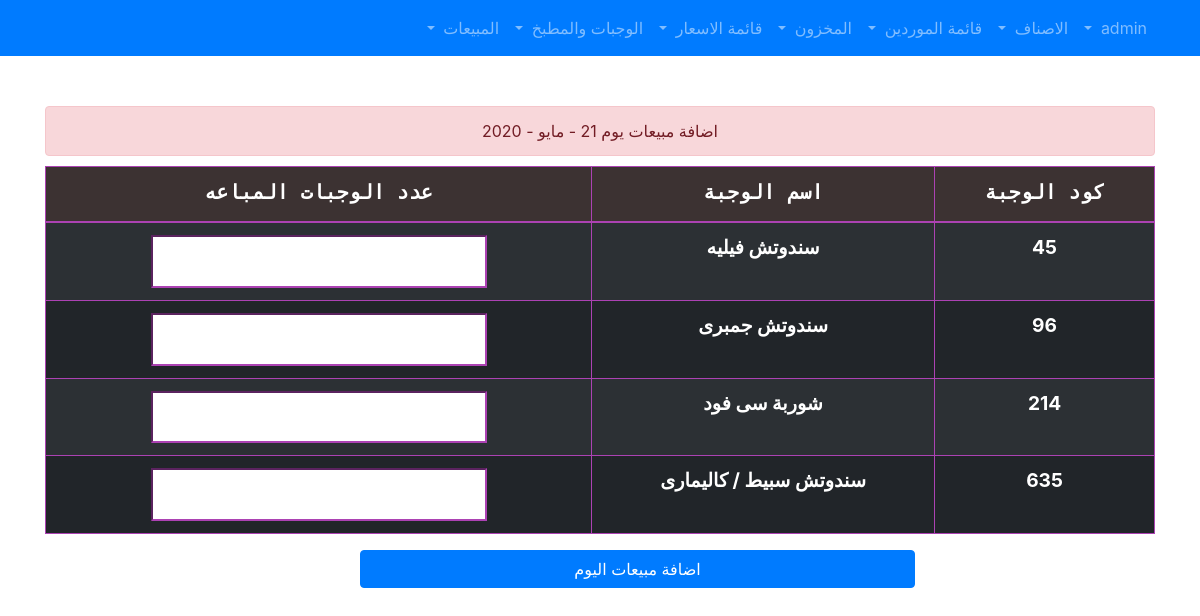
Page /salesadd.php (signed in) on the committed database.
### tables this page shows
CREATE TABLE `san` (
  `name` varchar(255) NOT NULL,
  `code` int(11) NOT NULL
);

### salesadd.php (the view, shortened to what this page needs)
<?php
    include "header.php";
    if($_SESSION["mystatus"]!=0){
    $month = date('n');
?>
<form action="salesadd.php" method="POST">
    <div class="alert alert-danger"  role="alert">
    اضافة مبيعات يوم
     <?php
        $d = date('d');
        $m = $armonth[$month-1];
        $y = date('Y');
        echo $d." - ".$m." - ".$y;
    ?>    </div>
<table class="table table-hover table-bordered table-striped table-dark">
<thead>
    <tr>
        <th>كود الوجبة</th>
        <th>اسم الوجبة</th>
        <th>عدد الوجبات المباعه </th>
    </tr>
</thead>
<?php
    include "conn.php";
    $sql = "SELECT * FROM san";
    $result = mysqli_query($conn, $sql);
    if (mysqli_num_rows($result) > 0) {
        while($row = mysqli_fetch_assoc($result)) {?>
            <tr>
            <td style="padding:10px 10px;font-weight:bold;font-size:1.2em;"><?php echo $row["code"]; ?></td>
            <td style="padding:10px 10px;font-weight:bold;font-size:1.2em"><?php echo $row["name"]; ?></td>
            <td><input name="number[]" style="padding:10px 10px;font-weight:bold;font-size:1.2em" type="text" /></td>
            </tr>
        <?php
        }
     }else {
        echo "0 results";
        }
?>
 </table>
 <button style="margin-right:250px" class="btn btn-primary w-50 lop">اضافة مبيعات اليوم</button>
 </form>
<?php
}else{
    echo ' <script> window.location.href = "index.php"; </script>';
  }
    include "footer.php";
?>

### css/style.css (style rules this page uses)
thead { background-color:#3c3232; font-family: monospace; font-size:20px; text-align:center; font-weight:bold; }
.alert { margin-top:50px; margin-bottom:10px; text-align:center }
.lop { margin-right: 50%; transform: translateX(+10px); }
.table-dark td, .table-dark th, .table-dark thead th { border-color: #ac42b3; }
input[type="text"],textarea,input[type="email"] { border-color: #ac42b3 !important; }
td { text-align: center; }

### rows in the picture
san: code "45", name "سندوتش فيليه"
san: code "96", name "سندوتش جمبرى"
san: code "214", name "شوربة سى فود"
san: code "635", name "سندوتش سبيط / كاليمارى"

### other values in the picture
$m "مايو"
